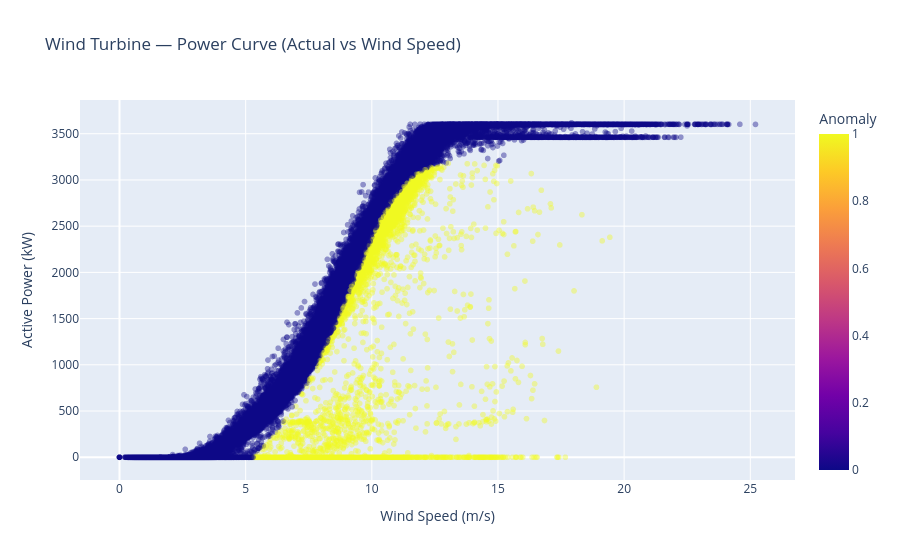

Write notebook code for a chart like this one.
### Code cell
fig = px.scatter(wind, x="wind_speed_ms", y="active_power_kw",
                 color="anomaly",
                 color_discrete_map={0: "#2563eb", 1: "#ef4444"},
                 title="Wind Turbine — Power Curve (Actual vs Wind Speed)",
                 labels={"wind_speed_ms": "Wind Speed (m/s)",
                         "active_power_kw": "Active Power (kW)",
                         "anomaly": "Anomaly"},
                 opacity=0.4)
fig.show()

### Figure 1 — Plotly figure (JSON) as saved in the notebook; plotly's stock layout.template omitted (floating-point values rounded to 4 significant figures; data arrays with more than 128 entries replaced by an {"elided": "..."} marker saying what was removed)
{"data": [{"hovertemplate": "Wind Speed (m/s)=%{x}<br>Active Power (kW)=%{y}<br>Anomaly=%{marker.color}<extra></extra>", "legendgroup": "", "marker": {"color": {"elided": "50473 int values"}, "coloraxis": "coloraxis", "opacity": 0.4, "symbol": "circle"}, "mode": "markers", "name": "", "showlegend": false, "type": "scattergl", "x": {"elided": "50473 float values"}, "xaxis": "x", "y": {"elided": "50473 float values"}, "yaxis": "y"}], "layout": {"coloraxis": {"colorbar": {"title": {"text": "Anomaly"}}, "colorscale": [[0, "#0d0887"], [0.1111, "#46039f"], [0.2222, "#7201a8"], [0.3333, "#9c179e"], [0.4444, "#bd3786"], [0.5556, "#d8576b"], [0.6667, "#ed7953"], [0.7778, "#fb9f3a"], [0.8889, "#fdca26"], [1, "#f0f921"]]}, "legend": {"tracegroupgap": 0}, "title": {"text": "Wind Turbine — Power Curve (Actual vs Wind Speed)"}, "xaxis": {"anchor": "y", "domain": [0, 1], "title": {"text": "Wind Speed (m/s)"}}, "yaxis": {"anchor": "x", "domain": [0, 1], "title": {"text": "Active Power (kW)"}}}}
